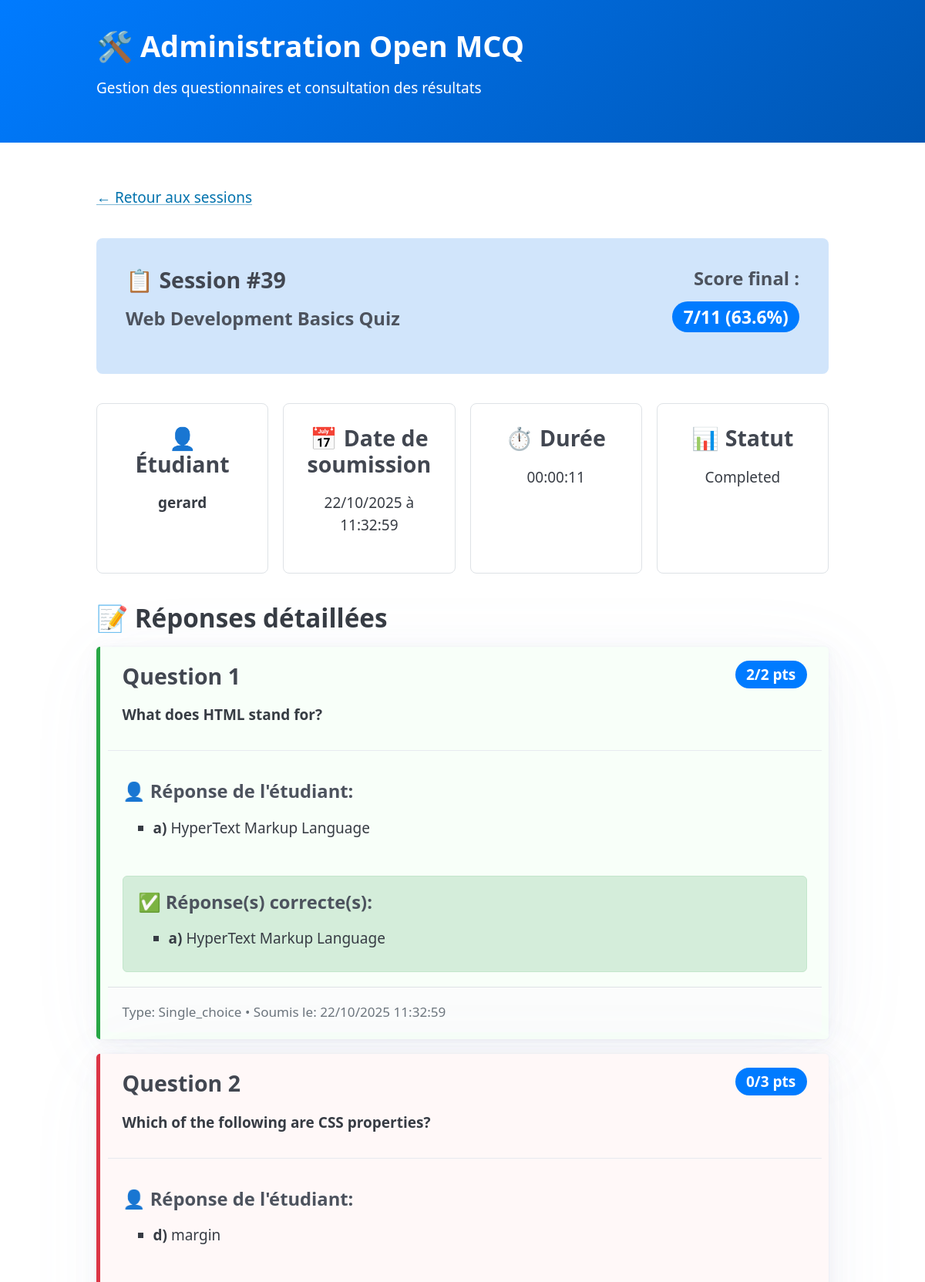
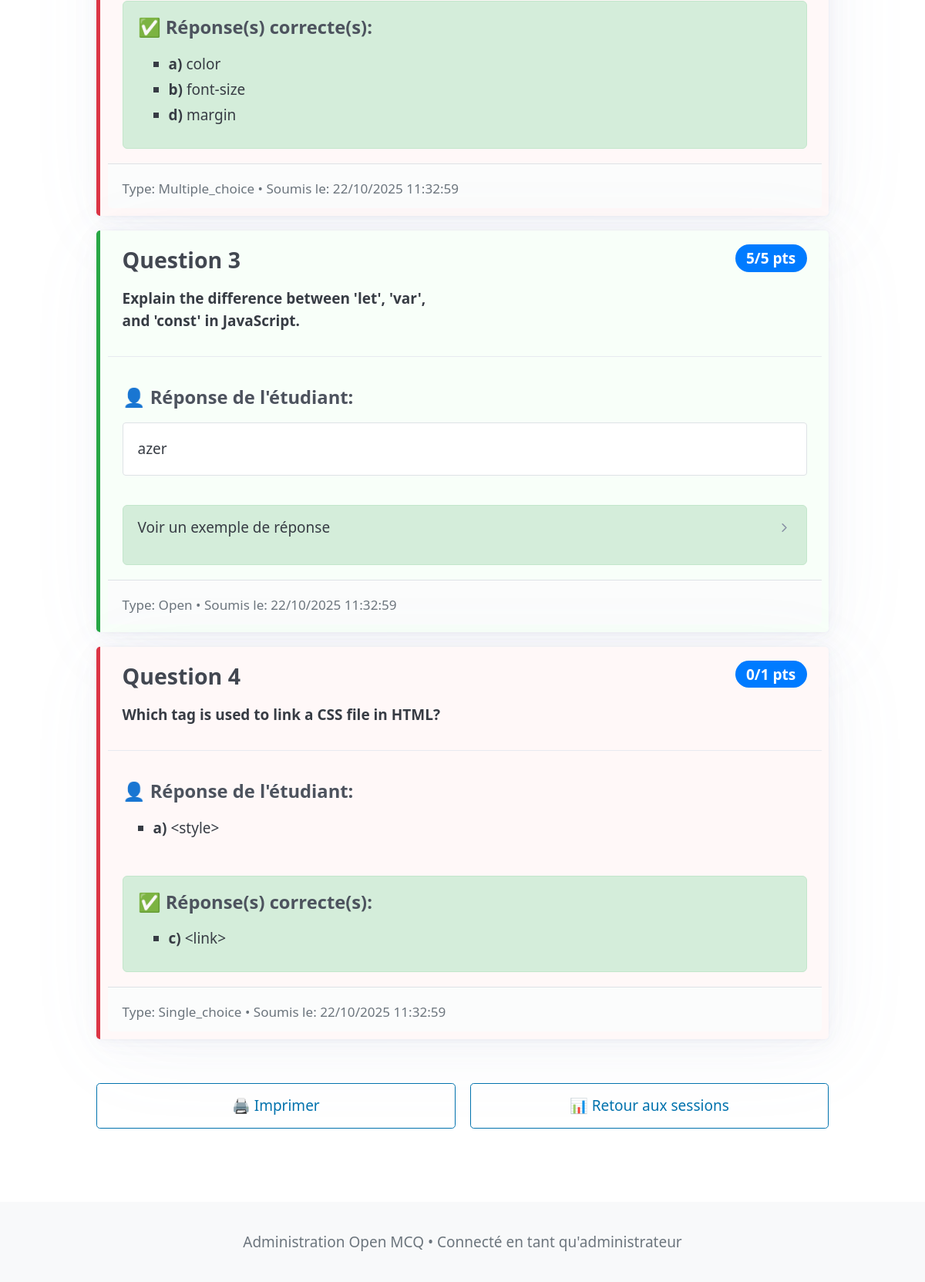
The app's page /admin/session_details.php?id=39 with its own data (2 pictures, top to bottom).
### tables this page shows
CREATE TABLE sessions (
    id INTEGER PRIMARY KEY AUTOINCREMENT,
    mcq_id VARCHAR(255) NOT NULL,
    student_name VARCHAR(255),
    start_time DATETIME DEFAULT CURRENT_TIMESTAMP,
    end_time DATETIME,
    total_score INTEGER DEFAULT 0,
    max_score INTEGER DEFAULT 0,
    percentage DECIMAL(5,2) DEFAULT 0.00,
    status VARCHAR(50) DEFAULT 'in_progress' -- 'in_progress', 'completed'
);

CREATE TABLE answers (
    id INTEGER PRIMARY KEY AUTOINCREMENT,
    session_id INTEGER NOT NULL,
    question_id VARCHAR(255) NOT NULL,
    question_type VARCHAR(50) NOT NULL, -- 'single_choice', 'multiple_choice', 'open', 'text'
    student_answer TEXT, -- Stockage JSON pour les réponses multiples ou texte simple
    correct_answer TEXT, -- Stockage JSON des bonnes réponses
    is_correct BOOLEAN DEFAULT 0,
    points_earned INTEGER DEFAULT 0,
    max_points INTEGER DEFAULT 0,
    created_at DATETIME DEFAULT CURRENT_TIMESTAMP, correction_needed BOOLEAN DEFAULT 0,
    FOREIGN KEY (session_id) REFERENCES sessions(id) ON DELETE CASCADE
);

### admin/session_details.php (called while the page is built, shortened)
<?php
require_once '../incs/functions.php';
require_once '../incs/model.php';
$session_id = intval($_GET['id'] ?? 0);
try {
    $session_data = get_session_results($session_id);
} catch (Exception $e) {
    header('Location: index.php?error=session_not_found');
    exit;
}
$session = $session_data['session'];
$answers = $session_data['answers'];
$mcq_data = read_mcq_data("../data/" . $session['mcq_id']);
require_once '../templates/admin/session_details.php';

### incs/model.php (called while the page is built, shortened)
<?php
function get_database_connection($db_path = null) {
    if ($db_path === null) {
        $db_path = __DIR__ . '/../data/database.sqlite';
    }
    try {
        $pdo = new PDO("sqlite:$db_path");
        $pdo->setAttribute(PDO::ATTR_ERRMODE, PDO::ERRMODE_EXCEPTION);
        $pdo->setAttribute(PDO::ATTR_DEFAULT_FETCH_MODE, PDO::FETCH_ASSOC);
        return $pdo;
    } catch (PDOException $e) {
        throw new Exception("Erreur de connexion à la base de données : " . $e->getMessage());
    }
}
function get_session_results($session_id) {
    try {
        $pdo = get_database_connection();
        $stmt = $pdo->prepare("SELECT * FROM sessions WHERE id = ?");
        $stmt->execute([$session_id]);
        $session = $stmt->fetch();
        $stmt = $pdo->prepare("SELECT * FROM answers WHERE session_id = ? ORDER BY question_id");
        $stmt->execute([$session_id]);
        $answers = $stmt->fetchAll();
        return [
            'session' => $session,
            'answers' => $answers
        ];
    } catch (PDOException $e) {
        throw new Exception("Erreur lors de la récupération des résultats : " . $e->getMessage());
    }
}

### incs/functions.php (called while the page is built, shortened)
<?php
    function read_mcq_data($mcq_dir)
    {
        $result = null;
        $data_file = $mcq_dir . DIRECTORY_SEPARATOR . 'mcq.json';
        if (file_exists($data_file))
        {
            $json_content = file_get_contents($data_file);
            $result = json_decode($json_content, true);
        }
        if (file_exists($mcq_dir . DIRECTORY_SEPARATOR . 'status.txt'))
        {
            $result['status'] = trim(file_get_contents($mcq_dir . DIRECTORY_SEPARATOR . 'status.txt'));
        }
        $result['id'] = basename($mcq_dir);
        return $result;
    }

### templates/admin/session_details.php (the view, shortened to what this page needs)
<?php require_once '../templates/admin/incs/header.php'; ?>
    <main class="container">
        <nav class="mb-4">
            <a href="mcq_sessions.php?id=<?= urlencode($session['mcq_id']) ?>">← Retour aux sessions</a>
        </nav>
        <section class="mb-4 px-4 py-4 radius pico-background-azure-100">
            <div class="grid">
                <div>
                    <h3>📋 Session #<?= $session_id ?></h3>
                    <h4><?= htmlspecialchars($mcq_data['title'] ?? 'MCQ') ?></h4>
                </div>
                <div style="text-align: right;">
                    <h4>Score final : </h4>
                    <span class="score-badge" style="font-size: 1.2em;">
                        <?= $session['total_score'] ?>/<?= $session['max_score'] ?>
                        (<?= number_format($session['percentage'], 1) ?>%)
                    </span>
                </div>
            </div>
        </section>
        <div class="info-grid">
            <div class="info-card">
                <h3>👤 Étudiant</h3>
                <p><strong><?= htmlspecialchars($session['student_name']) ?></strong></p>
            </div>
            <div class="info-card">
                <h3>📅 Date de soumission</h3>
                <p><?= date('d/m/Y à H:i:s', strtotime($session['end_time'])) ?></p>
            </div>
            <div class="info-card">
                <h3>⏱️ Durée</h3>
                <p>
                    <?php
                    $start = new DateTime($session['start_time']);
                    $end = new DateTime($session['end_time']);
                    $duration = $start->diff($end);
                    echo $duration->format('%H:%I:%S');
                    ?>
                </p>
            </div>
            <div class="info-card">
                <h3>📊 Statut</h3>
                <p><?= ucfirst($session['status']) ?></p>
            </div>
        </div>
        <section>
            <h2>📝 Réponses détaillées</h2>
            <?php if (empty($answers)): ?>
                <article>
                    <p style="text-align: center; color: #6c757d;">
                        Aucune réponse enregistrée pour cette session.
                    </p>
                </article>
            <?php else: ?>
                <?php
                $question_index = 1;
                foreach ($answers as $answer):
                    $student_answers = json_decode($answer['student_answer'], true);
                    $correct_answers = json_decode($answer['correct_answer'], true);
                    $question = null;
                    if ($mcq_data && isset($mcq_data['questions'])) {
                        foreach ($mcq_data['questions'] as $q) {
                            if ($q['id'] == $answer['question_id']) {
                                $question = $q;
                                break;
                            }
                        }
                    }
                    if ($answer['correction_needed']) {
                        $css_class = 'answer-manual';
                    } elseif ($answer['is_correct']) {
                        $css_class = 'answer-correct';
                    } else {
                        $css_class = 'answer-incorrect';
                    }
                ?>
                    <article class="answer-card px-3 py-3 mb-2 <?= $css_class ?>" id="answer-<?= htmlspecialchars($answer['id'])?>">
                        <header>
                            <div class="grid">
                                <div>
                                    <h3>Question <?= $question_index++ ?></h3>
                                    <?php if ($question): ?>
                                        <p><strong><?= htmlspecialchars($question['question']) ?></strong></p>
                                    <?php else: ?>
                                        <p><em>Question ID: <?= htmlspecialchars($answer['question_id']) ?></em></p>
                                    <?php endif; ?>
                                </div>
                                <div style="text-align: right;">
                                    <span class="score-badge">
                                        <?= $answer['points_earned'] ?>/<?= $answer['max_points'] ?> pts
                                    </span>
                                </div>
                            </div>
                        </header>
                        <div class="my-2 py-2">
                            <h4>👤 Réponse de l'étudiant:</h4>
                            <?php if (empty($student_answers) || (is_array($student_answers) && empty($student_answers[0]))): ?>
                                <p><em style="color: #dc3545;">Aucune réponse fournie</em></p>
                            <?php else: ?>
                                <?php if ($answer['question_type'] === 'open'): ?>
                                    <div style="background: white; padding: 1rem; border-radius: 4px; border: 1px solid #dee2e6;">
                                        <?= nl2br(htmlspecialchars(is_array($student_answers) ? ($student_answers[0] ?? '') : $student_answers)) ?>
                                    </div>
                                <?php else: ?>
                                    <ul style="margin: 0.5rem 0;">
                                        <?php
                                        $answers_array = is_array($student_answers) ? $student_answers : [$student_answers];
                                        foreach ($answers_array as $ans):
                                            if (!empty($ans)):
                                        ?>
                                            <li>
                                                <strong><?= htmlspecialchars($ans) ?>)</strong>
                                                <?php if ($question && isset($question['options'][$ans])): ?>
                                                    <?= htmlspecialchars($question['options'][$ans]) ?>
                                                <?php endif; ?>
                                            </li>
                                        <?php
                                            endif;
                                        endforeach;
                                        ?>
                                    </ul>
                                <?php endif; ?>
                            <?php endif; ?>
                        </div>
                        <?php if (!empty($correct_answers) && $answer['question_type'] !== 'open'): ?>
                            <div class="correct-answer">
                                <h4>✅ Réponse(s) correcte(s):</h4>
                                <ul style="margin: 0.5rem 0;">
                                    <?php foreach ($correct_answers as $correct): ?>
                                        <li>
                                            <strong><?= htmlspecialchars($correct) ?>)</strong>
                                            <?php if ($question && isset($question['options'][$correct])): ?>
                                                <?= htmlspecialchars($question['options'][$correct]) ?>
                                            <?php endif; ?>
                                        </li>
                                    <?php endforeach; ?>
                                </ul>
                            </div>
                        <?php elseif ($answer['question_type'] === 'open'): ?>
                            <div class="correct-answer">
                                <?php if ($question && !empty($question['answer'])): ?>
                                    <details>
                                        <summary>Voir un exemple de réponse</summary>
                                    </details>
                                <?php endif; ?>
                            </div>
                        <?php endif; ?>
                        <footer style="margin-top: 1rem; padding-top: 1rem; border-top: 1px solid #dee2e6; font-size: 0.9em; color: #6c757d;">
                            Type: <?= ucfirst($answer['question_type']) ?> •
                            Soumis le: <?= date('d/m/Y H:i:s', strtotime($answer['created_at'])) ?>
                        </footer>
                    </article>
                <?php endforeach; ?>
            <?php endif; ?>
        </section>
        <section style="margin-top: 3rem; text-align: center;">
            <div class="grid">
                <button onclick="window.print()" role="button" class="outline">
                    🖨️ Imprimer
                </button>
                <a href="mcq_sessions.php?id=<?= urlencode($session['mcq_id']) ?>" role="button" class="outline">
                    📊 Retour aux sessions
                </a>
            </div>
        </section>
    </main>
<?php require_once '../templates/admin/incs/footer.php'; ?>

### assets/styles.css (style rules this page uses)
.mb-2 { margin-bottom: 1rem; }
.mb-4 { margin-bottom: 2rem; }
.my-2 { margin-top: 1rem; margin-bottom: 1rem; }
.px-3 { padding-left: 1.5rem; padding-right: 1.5rem; }
.px-4 { padding-left: 2rem; padding-right: 2rem; }
.py-2 { padding-top: 1rem; padding-bottom: 1rem; }
.py-3 { padding-top: 1.5rem; padding-bottom: 1.5rem; }
.py-4 { padding-top: 2rem; padding-bottom: 2rem; }
.score-badge { background: #007bff; color: white; padding: 0.25rem 0.75rem; border-radius: 20px; font-weight: bold; }
.answer-card header { background-color: transparent; }
.answer-correct { border-left: 5px solid #28a745; background: #f8fff9; }
.answer-incorrect { border-left: 5px solid #dc3545; background: #fff8f8; }
.radius { border-radius: 8px; }
.correct-answer { background: #d4edda; padding: 1rem; border-radius: 6px; margin: 1rem 0; border: 1px solid #c3e6cb; }
.info-grid { display: grid; grid-template-columns: repeat(auto-fit, minmax(200px, 1fr)); gap: 1rem; margin: 2rem 0; }
.info-card { background: white; border: 1px solid #dee2e6; border-radius: 8px; padding: 1.5rem; text-align: center; }

### records on screen
sessions: mcq "Web Development Basics Quiz", total_score "7", max_score "11", percentage "63.6", student_name "gerard", end_time "22/10/2025 à 11:32:59", $duration->format('%H:%I:%S') "00:00:11", status "Completed"
answers: question "What does HTML stand for?", points_earned "2", max_points "2", student_answer "a", student_answer "HyperText Markup Language", correct_answer "a", correct_answer "HyperText Markup Language", question_type "Single_choice", created_at "22/10/2025 11:32:59"
answers: question "Which of the following are CSS properties?", points_earned "0", max_points "3", student_answer "d", student_answer "margin", correct_answer "a", correct_answer "color", correct_answer "b", correct_answer "font-size", correct_answer "d", correct_answer "margin", question_type "Multiple_choice", created_at "22/10/2025 11:32:59"
answers: question "Explain the difference between 'let', 'var', and 'const' in JavaScript.", points_earned "5", max_points "5", student_answer "azer", question_type "Open", created_at "22/10/2025 11:32:59"
answers: question "Which tag is used to link a CSS file in HTML?", points_earned "0", max_points "1", student_answer "a", student_answer "<style>", correct_answer "c", correct_answer "<link>", question_type "Single_choice", created_at "22/10/2025 11:32:59"

### other values on screen
$session_id "39"
